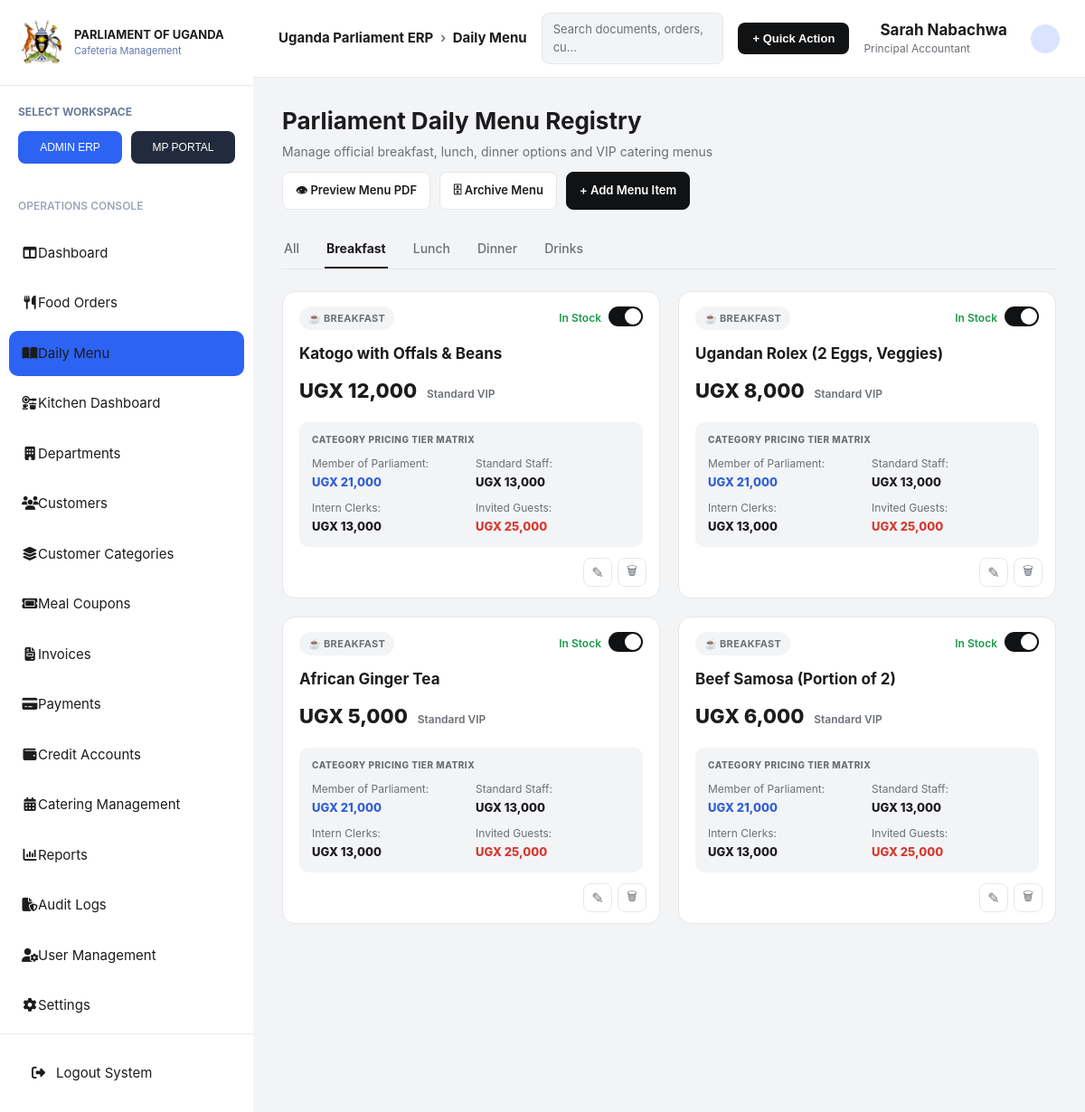
/daily_menu.php?meal_type=breakfast&menu_date=2026-07-27, run on the app's committed database.
### tables this page shows
CREATE TABLE IF NOT EXISTS food_items (
    item_id     INT AUTO_INCREMENT PRIMARY KEY,
    menu_id     INT NOT NULL,
    name        VARCHAR(150) NOT NULL,
    meal_type   ENUM('breakfast','lunch','dinner','drinks') NOT NULL,   
    base_price  DECIMAL(10,2) NOT NULL,                                 
    in_stock    TINYINT(1) NOT NULL DEFAULT 1,                          
    CONSTRAINT fk_fooditems_menu FOREIGN KEY (menu_id)
        REFERENCES daily_menus(menu_id) ON DELETE CASCADE
);

CREATE TABLE IF NOT EXISTS item_category_prices (
    price_id     INT AUTO_INCREMENT PRIMARY KEY,
    item_id      INT NOT NULL,
    category_id  INT NOT NULL,
    price        DECIMAL(10,2) NOT NULL,
    CONSTRAINT fk_icp_item FOREIGN KEY (item_id) REFERENCES food_items(item_id) ON DELETE CASCADE,
    CONSTRAINT fk_icp_category FOREIGN KEY (category_id) REFERENCES customer_categories(category_id) ON DELETE CASCADE,
    UNIQUE KEY uniq_item_category (item_id, category_id)
);

CREATE TABLE IF NOT EXISTS customer_categories (
    category_id     INT AUTO_INCREMENT PRIMARY KEY,
    name            VARCHAR(100) NOT NULL,       
    standard_price  DECIMAL(10,2) NOT NULL DEFAULT 0
);

### app/controllers/DailyMenuController.php (called while the page is built, shortened)
<?php
class DailyMenuController
{
    private \PDO $pdo;
    public function __construct(\PDO $pdo)
    {
        $this->pdo = $pdo;
    }
    public function getMenuData(string $menuDate, string $activeTab): array
    {
        $items = [];
        $pricesByItem = [];
        $menu = null;
        $error = null;
        try {
            $menuStmt = $this->pdo->prepare('SELECT menu_id, menu_date FROM daily_menus WHERE menu_date = ?');
            $menuStmt->execute([$menuDate]);
            $menu = $menuStmt->fetch(\PDO::FETCH_ASSOC);
            if ($menu) {
                $sql = 'SELECT item_id, name, meal_type, base_price, in_stock
                        FROM food_items
                        WHERE menu_id = :menu_id';
                $params = ['menu_id' => $menu['menu_id']];
                if ($activeTab !== 'all') {
                    $sql .= ' AND meal_type = :meal_type';
                    $params['meal_type'] = $activeTab;
                }
                $sql .= ' ORDER BY FIELD(meal_type, "breakfast","lunch","dinner","drinks"), item_id';
                $stmt = $this->pdo->prepare($sql);
                $stmt->execute($params);
                $items = $stmt->fetchAll(\PDO::FETCH_ASSOC);
                if ($items) {
                    $itemIds = array_column($items, 'item_id');
                    $in = implode(',', array_fill(0, count($itemIds), '?'));
                    $priceSql =
                        "SELECT icp.item_id, cc.category_id, cc.name AS category_name, icp.price
                         FROM item_category_prices icp
                         JOIN customer_categories cc ON cc.category_id = icp.category_id
                         WHERE icp.item_id IN ($in)
                         ORDER BY cc.category_id";
                    $priceStmt = $this->pdo->prepare($priceSql);
                    $priceStmt->execute($itemIds);
                    foreach ($priceStmt->fetchAll(\PDO::FETCH_ASSOC) as $row) {
                        $pricesByItem[$row['item_id']][] = $row;
                    }
                }
            }
        } catch (\PDOException $e) {
            $error = $e->getMessage();
            $menu = null;
            $items = [];
            $pricesByItem = [];
        }
        return [$menu, $items, $pricesByItem, $error];
    }
}

### public/daily_menu.php (the view, shortened to what this page needs)
<?php
require_once __DIR__ . '/../config/database.php';
require_once __DIR__ . '/../app/controllers/DailyMenuController.php';
try {
    $pdo = new PDO("mysql:host=$host;dbname=$db;charset=utf8mb4", $user, $pass, [
        PDO::ATTR_ERRMODE => PDO::ERRMODE_EXCEPTION,
        PDO::ATTR_DEFAULT_FETCH_MODE => PDO::FETCH_ASSOC,
    ]);
} catch (Exception $e) {
    die('Database Connection Failed.');
}
function h($s): string
{
    return htmlspecialchars((string)$s, ENT_QUOTES | ENT_SUBSTITUTE, 'UTF-8');
}
function money(float $v): string
{
    return number_format($v, 0, '.', ',');
}
$controller = new DailyMenuController($pdo);
$controller->handlePost();
$validTabs = ['all', 'breakfast', 'lunch', 'dinner', 'drinks'];
$activeTab = strtolower($_GET['meal_type'] ?? 'all');
$menuDate = $_GET['menu_date'] ?? date('Y-m-d');
[$menu, $items, $pricesByItem, $dbError] = $controller->getMenuData($menuDate, $activeTab);
$mealMeta = [
    'breakfast' => ['label' => 'BREAKFAST', 'icon' => '☕'],
    'lunch'     => ['label' => 'LUNCH',     'icon' => '☀️'],
    'dinner'    => ['label' => 'DINNER',    'icon' => '🍲'],
    'drinks'    => ['label' => 'DRINKS',    'icon' => '🥤'],
];
function tier_color(string $categoryName): string
{
    $name = strtolower($categoryName);
    if (str_contains($name, 'parliament')) {
        return 'tier-blue';
    }
    if (str_contains($name, 'guest')) {
        return 'tier-red';
    }
    return 'tier-default';
}
?>
<!DOCTYPE html>
<html lang="en">
<head>
    <link rel="stylesheet" href="css/dash.css">
    <link rel="stylesheet" href="https://cdnjs.cloudflare.com/ajax/libs/font-awesome/6.7.2/css/all.min.css">
</head>
<body>
    <div class="dashboard">
        <?php include __DIR__ . '/partials/sidebar.php'; ?>
        <div class="main">
            <div class="topbar">
                <div class="brand">Uganda Parliament ERP <span>›</span> Daily Menu</div>
                <div class="search">Search documents, orders, cu...</div>
                <button class="quick-action">+ Quick Action</button>
                <div class="user">
                    <div>
                        <span class="name">Sarah Nabachwa</span>
                        <span class="role">Principal Accountant</span>
                    </div>
                    <div class="avatar"></div>
                </div>
            </div>
            <div class="page">
                <div class="page-head">
                    <div>
                        <h1>Parliament Daily Menu Registry</h1>
                        <p>Manage official breakfast, lunch, dinner options and VIP catering menus</p>
                    </div>
                    <div class="head-actions">
                        <a class="btn" href="preview_menu_pdf.php?menu_date=<?= h($menuDate) ?>">👁 Preview Menu PDF</a>
                        <a class="btn" href="archive_menu.php">🗄 Archive Menu</a>
                        <a class="btn dark" href="edit_item.php?menu_date=<?= h($menuDate) ?>">+ Add Menu Item</a>
                    </div>
                </div>
                <div class="tabs">
                    <?php foreach ($validTabs as $tab): ?>
                        <a href="?meal_type=<?= h($tab) ?>&menu_date=<?= h($menuDate) ?>"
                            class="<?= $tab === $activeTab ? 'active' : '' ?>">
                            <?= $tab === 'all' ? 'All' : ucfirst($tab) ?>
                        </a>
                    <?php endforeach; ?>
                </div>
                <div class="grid">
                    <?php if (!empty($dbError)): ?>
                        <div class="empty">Database error: <?= $dbError ?>. Import <a href="../database/parliament_cafeteria.sql">database/parliament_cafeteria.sql</a> and try again.</div>
                    <?php elseif (!$menu): ?>
                        <div class="empty">No menu has been set up for <?= h($menuDate) ?> yet.</div>
                    <?php elseif (!$items): ?>
                        <div class="empty">No items in this category yet. Use "Add Menu Item" to create one.</div>
                    <?php else: ?>
                        <?php foreach ($items as $item): ?>
                            <?php $meta = $mealMeta[$item['meal_type']]; ?>
                            <div class="card">
                                <div class="card-top">
                                    <span class="badge"><?= $meta['icon'] ?> <?= h($meta['label']) ?></span>
                                    <div class="stock">
                                        In Stock
                                        <form class="inline" method="post">
                                            <button type="submit"
                                                class="toggle <?= $item['in_stock'] ? 'on' : '' ?>"
                                                aria-label="Toggle stock status"></button>
                                        </form>
                                    </div>
                                </div>
                                <div class="name"><?= h($item['name']) ?></div>
                                <div class="price">
                                    UGX <?= money((float) $item['base_price']) ?>
                                    <small>Standard VIP</small>
                                </div>
                                <?php if (!empty($pricesByItem[$item['item_id']])): ?>
                                    <div class="matrix">
                                        <div class="matrix-title">CATEGORY PRICING TIER MATRIX</div>
                                        <div class="matrix-grid">
                                            <?php foreach ($pricesByItem[$item['item_id']] as $tier): ?>
                                                <div class="<?= tier_color($tier['category_name']) ?>">
                                                    <div class="cat"><?= h($tier['category_name']) ?>:</div>
                                                    <div class="amt">UGX <?= money((float) $tier['price']) ?></div>
                                                </div>
                                            <?php endforeach; ?>
                                        </div>
                                    </div>
                                <?php endif; ?>
                                <div class="card-actions">
                                    <a class="icon-btn" href="edit_item.php?id=<?= (int) $item['item_id'] ?>" title="Edit">✎</a>
                                    <form class="inline" method="post"
                                        onsubmit="return confirm('Delete this menu item?');">
                                        <button type="submit" class="icon-btn" title="Delete">🗑</button>
                                    </form>
                                </div>
                            </div>
                        <?php endforeach; ?>
                    <?php endif; ?>
                </div>
            </div>
        </div>
    </div>
</body>
</html>

### public/css/dash.css (style rules this page uses)
* { margin: 0; padding: 0; box-sizing: border-box; }
:root { --primary: #2d63f3; --dark: #181f2e; --dark2: #222b3d; --light: #f5f7fb; --white: #ffffff; --border: #e3e8f0; --text: #39475a; --shadow: 0 8px 25px rgba(0, 0, 0, 0.08); }
body { font-family: "Inter", sans-serif; font-size: 16px; line-height: 1.5; background: var(--light); overflow: auto; }
.dashboard { display: grid; grid-template-columns: 280px 1fr; height: 100vh; }
.main { display: flex; flex-direction: column; }
.avatar { width: 45px; height: 45px; border-radius: 50%; background: var(--primary); color: white; display: flex; justify-content: center; align-items: center; font-weight: bold; font-size: 18px; }

### data on the page
food_items: meal_type "☕", meal_type "BREAKFAST", in_stock 1 (drawn), name "Katogo with Offals & Beans", base_price "12,000"
item_category_prices: category.name "Member of Parliament", price "21,000"
item_category_prices: category.name "Standard Staff", price "13,000"
item_category_prices: category.name "Intern Clerks", price "13,000"
item_category_prices: category.name "Invited Guests", price "25,000"
food_items: meal_type "☕", meal_type "BREAKFAST", in_stock 1 (drawn), name "Ugandan Rolex (2 Eggs, Veggies)", base_price "8,000"
item_category_prices: category.name "Member of Parliament", price "21,000"
item_category_prices: category.name "Standard Staff", price "13,000"
item_category_prices: category.name "Intern Clerks", price "13,000"
item_category_prices: category.name "Invited Guests", price "25,000"
food_items: meal_type "☕", meal_type "BREAKFAST", in_stock 1 (drawn), name "African Ginger Tea", base_price "5,000"
item_category_prices: category.name "Member of Parliament", price "21,000"
item_category_prices: category.name "Standard Staff", price "13,000"
item_category_prices: category.name "Intern Clerks", price "13,000"
item_category_prices: category.name "Invited Guests", price "25,000"
food_items: meal_type "☕", meal_type "BREAKFAST", in_stock 1 (drawn), name "Beef Samosa (Portion of 2)", base_price "6,000"
item_category_prices: category.name "Member of Parliament", price "21,000"
item_category_prices: category.name "Standard Staff", price "13,000"
item_category_prices: category.name "Intern Clerks", price "13,000"
item_category_prices: category.name "Invited Guests", price "25,000"

### other printed values
$tab "Breakfast"
$tab "Lunch"
$tab "Dinner"
$tab "Drinks"
